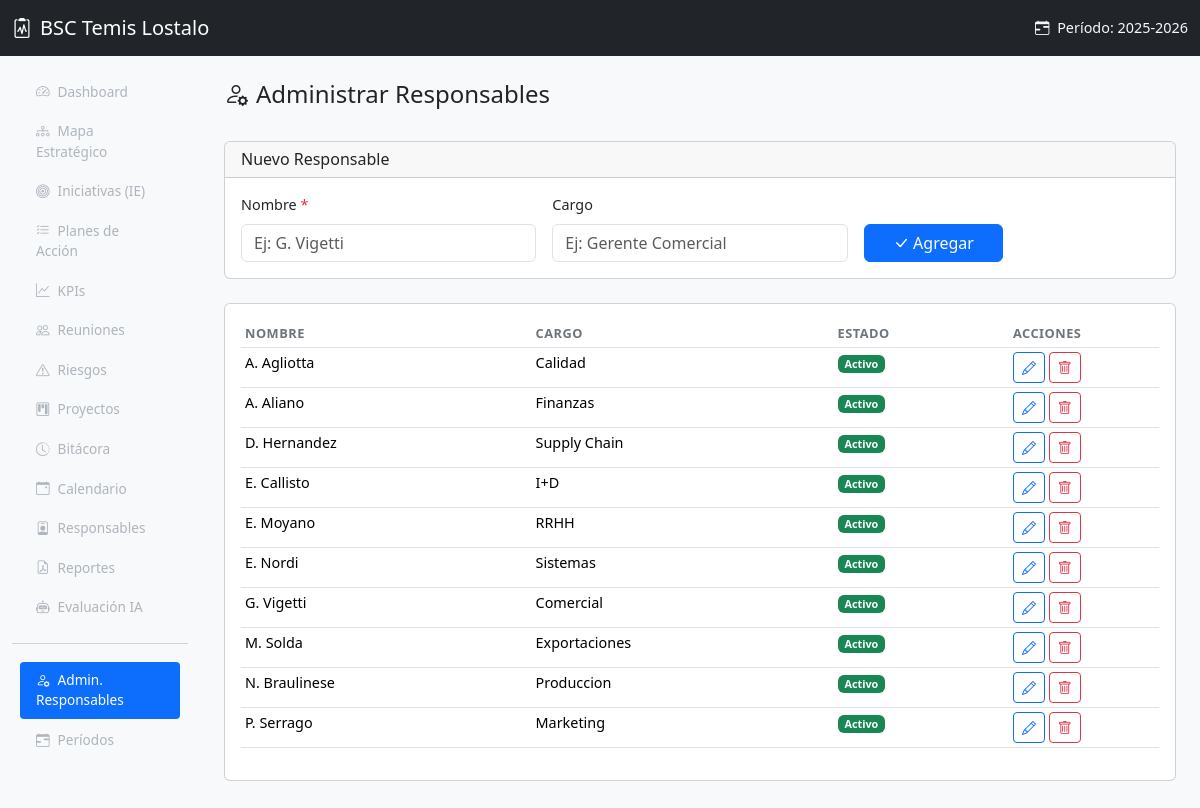
The app's page /index.php?page=admin_responsables with its own data.
### tables this page shows
CREATE TABLE periodos_estrategicos (
    id INT AUTO_INCREMENT PRIMARY KEY,
    nombre VARCHAR(100) NOT NULL,
    fecha_inicio DATE NOT NULL,
    fecha_fin DATE NOT NULL,
    activo TINYINT(1) DEFAULT 0,
    created_at TIMESTAMP DEFAULT CURRENT_TIMESTAMP
);

CREATE TABLE responsables (
    id INT AUTO_INCREMENT PRIMARY KEY,
    nombre VARCHAR(100) NOT NULL,
    cargo VARCHAR(100) DEFAULT NULL,
    activo TINYINT(1) DEFAULT 1,
    created_at TIMESTAMP DEFAULT CURRENT_TIMESTAMP
);

### includes/functions.php (called while the page is built, shortened)
<?php
function sanitize($input) {
    return htmlspecialchars(trim($input), ENT_QUOTES, 'UTF-8');
}
function activeNav($page, $current) {
    return ($page === $current) ? 'active' : '';
}
function getPeriodoActivo($pdo) {
    $stmt = $pdo->query("SELECT * FROM periodos_estrategicos WHERE activo = 1 LIMIT 1");
    return $stmt->fetch();
}

### models/Responsable.php (called while the page is built, shortened)
<?php
require_once __DIR__ . '/../config/database.php';
require_once __DIR__ . '/../includes/functions.php';
class Responsable {
    static function getAllInclInactivos($pdo) {
        $stmt = $pdo->query("SELECT * FROM responsables ORDER BY activo DESC, nombre");
        return $stmt->fetchAll();
    }
}

### views/admin_responsables/index.php (the view, shortened to what this page needs)
<?php
require_once __DIR__ . '/../../models/Responsable.php';
$responsables = Responsable::getAllInclInactivos($pdo);
$editando = null;
require_once __DIR__ . '/../layout/header.php';
?>
<div class="d-flex justify-content-between align-items-center mb-4">
    <h4><i class="bi bi-person-gear me-2"></i>Administrar Responsables</h4>
</div>
<div class="card mb-4">
    <div class="card-header">
        <h6 class="mb-0"><?= $editando ? 'Editar Responsable' : 'Nuevo Responsable' ?></h6>
    </div>
    <div class="card-body">
        <form method="POST" action="<?= BASE_URL ?>index.php?page=admin_responsables&action=guardar" class="row g-3 align-items-end">
            <div class="col-md-4">
                <label class="form-label">Nombre <span class="text-danger">*</span></label>
                <input type="text" class="form-control" name="nombre"
                       value="<?= $editando ? sanitize($editando['nombre']) : '' ?>" required
                       placeholder="Ej: G. Vigetti">
            </div>
            <div class="col-md-4">
                <label class="form-label">Cargo</label>
                <input type="text" class="form-control" name="cargo"
                       value="<?= $editando ? sanitize($editando['cargo'] ?? '') : '' ?>"
                       placeholder="Ej: Gerente Comercial">
            </div>
            <div class="col-md-2">
                <button type="submit" class="btn btn-primary w-100">
                    <i class="bi bi-check-lg me-1"></i><?= $editando ? 'Actualizar' : 'Agregar' ?>
                </button>
            </div>
        </form>
    </div>
</div>
<div class="card">
    <div class="card-body">
        <table class="table table-sm table-hover">
            <thead>
                <tr>
                    <th>Nombre</th>
                    <th>Cargo</th>
                    <th>Estado</th>
                    <th style="width:150px">Acciones</th>
                </tr>
            </thead>
            <tbody>
                <?php foreach ($responsables as $r): ?>
                <tr class="<?= !$r['activo'] ? 'text-muted' : '' ?>">
                    <td><?= sanitize($r['nombre']) ?></td>
                    <td><?= sanitize($r['cargo'] ?? '-') ?></td>
                    <td>
                        <?php if ($r['activo']): ?>
                            <span class="badge bg-success">Activo</span>
                        <?php else: ?>
                            <span class="badge bg-secondary">Inactivo</span>
                        <?php endif; ?>
                    </td>
                    <td>
                        <a href="<?= BASE_URL ?>index.php?page=admin_responsables&editar=<?= $r['id'] ?>"
                           class="btn btn-sm btn-outline-primary" title="Editar">
                            <i class="bi bi-pencil"></i>
                        </a>
                        <form method="POST" action="<?= BASE_URL ?>index.php?page=admin_responsables&action=eliminar&id=<?= $r['id'] ?>"
                              class="d-inline" onsubmit="return confirm('¿Eliminar este responsable?');">
                            <button type="submit" class="btn btn-sm btn-outline-danger" title="Eliminar">
                                <i class="bi bi-trash"></i>
                            </button>
                        </form>
                    </td>
                </tr>
                <?php endforeach; ?>
            </tbody>
        </table>
    </div>
</div>
<?php require_once __DIR__ . '/../layout/footer.php'; ?>

### views/layout/header.php (shortened to what this page needs)
<!DOCTYPE html>
<html lang="es">
<head>
    <link href="https://cdn.jsdelivr.net/npm/bootstrap@5.3.3/dist/css/bootstrap.min.css" rel="stylesheet">
    <link href="https://cdn.jsdelivr.net/npm/bootstrap-icons@1.11.3/font/bootstrap-icons.min.css" rel="stylesheet">
    <link href="<?= BASE_URL ?>assets/css/style.css" rel="stylesheet">
</head>
<body>
    <nav class="navbar navbar-dark bg-dark fixed-top">
        <div class="container-fluid">
            <a class="navbar-brand d-flex align-items-center" href="<?= BASE_URL ?>">
                <i class="bi bi-clipboard2-pulse me-2"></i>
                BSC Temis Lostalo
            </a>
            <?php if ($periodoActivo): ?>
                <span class="navbar-text text-light">
                    <i class="bi bi-calendar-range me-1"></i>
                    Período: <?= sanitize($periodoActivo['nombre']) ?>
                </span>
            <?php endif; ?>
        </div>
    </nav>
    <div class="container-fluid">
        <div class="row">
            <nav id="sidebar" class="col-md-2 d-md-block sidebar offcanvas-md offcanvas-start">
                <div class="offcanvas-body position-sticky pt-3">
                    <ul class="nav flex-column">
                        <li class="nav-item">
                            <a class="nav-link <?= activeNav('dashboard', $page) ?>" href="<?= BASE_URL ?>index.php?page=dashboard">
                                <i class="bi bi-speedometer2 me-2"></i>Dashboard
                            </a>
                        </li>
                        <li class="nav-item">
                            <a class="nav-link <?= activeNav('mapa', $page) ?>" href="<?= BASE_URL ?>index.php?page=mapa">
                                <i class="bi bi-diagram-3 me-2"></i>Mapa Estratégico
                            </a>
                        </li>
                        <li class="nav-item">
                            <a class="nav-link <?= activeNav('iniciativas', $page) ?>" href="<?= BASE_URL ?>index.php?page=iniciativas">
                                <i class="bi bi-bullseye me-2"></i>Iniciativas (IE)
                            </a>
                        </li>
                        <li class="nav-item">
                            <a class="nav-link <?= activeNav('planes', $page) ?>" href="<?= BASE_URL ?>index.php?page=planes">
                                <i class="bi bi-list-check me-2"></i>Planes de Acción
                            </a>
                        </li>
                        <li class="nav-item">
                            <a class="nav-link <?= activeNav('kpis', $page) ?>" href="<?= BASE_URL ?>index.php?page=kpis">
                                <i class="bi bi-graph-up me-2"></i>KPIs
                            </a>
                        </li>
                        <li class="nav-item">
                            <a class="nav-link <?= activeNav('reuniones', $page) ?>" href="<?= BASE_URL ?>index.php?page=reuniones">
                                <i class="bi bi-people me-2"></i>Reuniones
                            </a>
                        </li>
                        <li class="nav-item">
                            <a class="nav-link <?= activeNav('riesgos', $page) ?>" href="<?= BASE_URL ?>index.php?page=riesgos">
                                <i class="bi bi-exclamation-triangle me-2"></i>Riesgos
                            </a>
                        </li>
                        <li class="nav-item">
                            <a class="nav-link <?= activeNav('proyectos', $page) ?>" href="<?= BASE_URL ?>index.php?page=proyectos">
                                <i class="bi bi-kanban me-2"></i>Proyectos
                            </a>
                        </li>
                        <li class="nav-item">
                            <a class="nav-link <?= activeNav('bitacora', $page) ?>" href="<?= BASE_URL ?>index.php?page=bitacora">
                                <i class="bi bi-clock-history me-2"></i>Bitácora
                            </a>
                        </li>
                        <li class="nav-item">
                            <a class="nav-link <?= activeNav('calendario', $page) ?>" href="<?= BASE_URL ?>index.php?page=calendario">
                                <i class="bi bi-calendar-event me-2"></i>Calendario
                            </a>
                        </li>
                        <li class="nav-item">
                            <a class="nav-link <?= activeNav('responsables', $page) ?>" href="<?= BASE_URL ?>index.php?page=responsables">
                                <i class="bi bi-person-badge me-2"></i>Responsables
                            </a>
                        </li>
                        <li class="nav-item">
                            <a class="nav-link <?= activeNav('reportes', $page) ?>" href="<?= BASE_URL ?>index.php?page=reportes">
                                <i class="bi bi-file-earmark-pdf me-2"></i>Reportes
                            </a>
                        </li>
                        <li class="nav-item">
                            <a class="nav-link <?= activeNav('evaluacion', $page) ?>" href="<?= BASE_URL ?>index.php?page=evaluacion">
                                <i class="bi bi-robot me-2"></i>Evaluación IA
                            </a>
                        </li>
                        <hr class="text-muted">
                        <li class="nav-item">
                            <a class="nav-link <?= activeNav('admin_responsables', $page) ?>" href="<?= BASE_URL ?>index.php?page=admin_responsables">
                                <i class="bi bi-person-gear me-2"></i>Admin. Responsables
                            </a>
                        </li>
                        <li class="nav-item">
                            <a class="nav-link <?= activeNav('periodos', $page) ?>" href="<?= BASE_URL ?>index.php?page=periodos">
                                <i class="bi bi-calendar-range me-2"></i>Períodos
                            </a>
                        </li>
                    </ul>
                </div>
            </nav>
            <main class="col-md-10 ms-sm-auto px-md-4 main-content">

### assets/css/style.css (style rules this page uses)
body { font-size: 0.9rem; background-color: #f8f9fa; }
.main-content { margin-top: 56px; padding-top: 1.5rem; padding-bottom: 2rem; }
.sidebar { background-color: #212529; min-height: calc(100vh - 56px); margin-top: 56px; padding-top: 0; }
.sidebar .nav-link { color: #adb5bd; padding: 0.5rem 1rem; border-radius: 0.25rem; margin: 0.1rem 0.5rem; font-size: 0.85rem; }
.sidebar .nav-link.active { color: #fff; background-color: #0d6efd; }
.sidebar .nav-link i { width: 20px; text-align: center; }
.table th { font-weight: 600; font-size: 0.8rem; text-transform: uppercase; letter-spacing: 0.5px; color: #6c757d; }

### records on screen
periodos_estrategicos: nombre "2025-2026"
responsables: nombre "A. Agliotta", cargo "Calidad", activo "Activo"
responsables: nombre "A. Aliano", cargo "Finanzas", activo "Activo"
responsables: nombre "D. Hernandez", cargo "Supply Chain", activo "Activo"
responsables: nombre "E. Callisto", cargo "I+D", activo "Activo"
responsables: nombre "E. Moyano", cargo "RRHH", activo "Activo"
responsables: nombre "E. Nordi", cargo "Sistemas", activo "Activo"
responsables: nombre "G. Vigetti", cargo "Comercial", activo "Activo"
responsables: nombre "M. Solda", cargo "Exportaciones", activo "Activo"
responsables: nombre "N. Braulinese", cargo "Produccion", activo "Activo"
responsables: nombre "P. Serrago", cargo "Marketing", activo "Activo"
